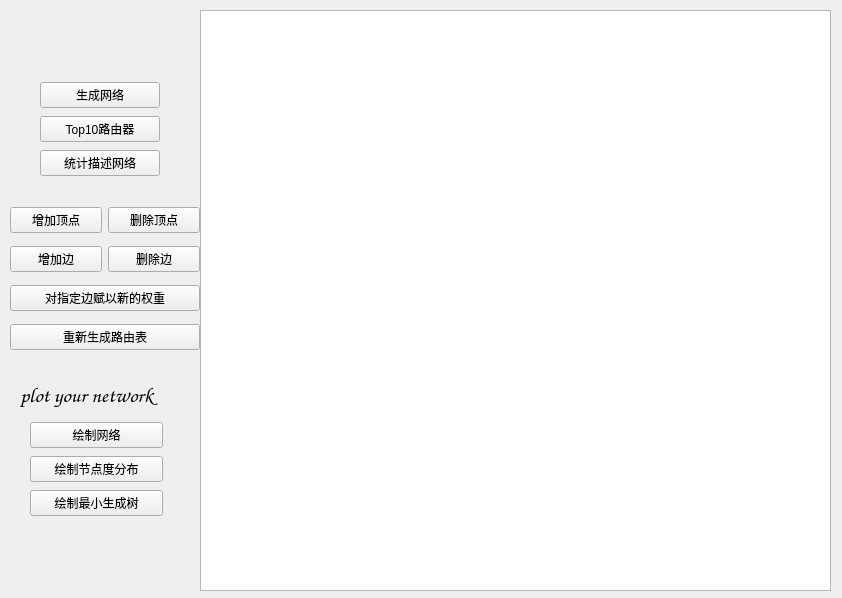
<?xml version="1.0" encoding="UTF-8"?>
<ui version="4.0">
 <class>MainWindow</class>
 <widget class="QMainWindow" name="MainWindow">
  <property name="geometry">
   <rect>
    <x>0</x>
    <y>0</y>
    <width>842</width>
    <height>598</height>
   </rect>
  </property>
  <property name="windowTitle">
   <string>myApp</string>
  </property>
  <widget class="QWidget" name="centralwidget">
   <widget class="QWidget" name="layoutWidget">
    <property name="geometry">
     <rect>
      <x>40</x>
      <y>80</y>
      <width>120</width>
      <height>100</height>
     </rect>
    </property>
    <layout class="QVBoxLayout" name="verticalLayout">
     <item>
      <widget class="QPushButton" name="create_graph">
       <property name="text">
        <string>生成网络</string>
       </property>
      </widget>
     </item>
     <item>
      <widget class="QPushButton" name="top_router">
       <property name="text">
        <string>Top10路由器</string>
       </property>
      </widget>
     </item>
     <item>
      <widget class="QPushButton" name="describe_graph">
       <property name="text">
        <string>统计描述网络</string>
       </property>
      </widget>
     </item>
    </layout>
   </widget>
   <widget class="QWidget" name="layoutWidget">
    <property name="geometry">
     <rect>
      <x>10</x>
      <y>200</y>
      <width>190</width>
      <height>161</height>
     </rect>
    </property>
    <layout class="QGridLayout" name="gridLayout_2">
     <item row="0" column="0">
      <widget class="QPushButton" name="addV">
       <property name="text">
        <string>增加顶点</string>
       </property>
      </widget>
     </item>
     <item row="1" column="0">
      <widget class="QPushButton" name="addE">
       <property name="text">
        <string>增加边</string>
       </property>
      </widget>
     </item>
     <item row="2" column="0" colspan="2">
      <widget class="QPushButton" name="change_weight">
       <property name="text">
        <string>对指定边赋以新的权重</string>
       </property>
      </widget>
     </item>
     <item row="3" column="0" colspan="2">
      <widget class="QPushButton" name="routing_table">
       <property name="text">
        <string>重新生成路由表</string>
       </property>
      </widget>
     </item>
     <item row="1" column="1">
      <widget class="QPushButton" name="delE">
       <property name="text">
        <string>删除边</string>
       </property>
      </widget>
     </item>
     <item row="0" column="1">
      <widget class="QPushButton" name="delV">
       <property name="text">
        <string>删除顶点</string>
       </property>
      </widget>
     </item>
    </layout>
   </widget>
   <widget class="QTextEdit" name="textEdit">
    <property name="geometry">
     <rect>
      <x>200</x>
      <y>10</y>
      <width>631</width>
      <height>581</height>
     </rect>
    </property>
   </widget>
   <widget class="QLabel" name="label">
    <property name="geometry">
     <rect>
      <x>20</x>
      <y>370</y>
      <width>171</width>
      <height>51</height>
     </rect>
    </property>
    <property name="font">
     <font>
      <family>Zapfino</family>
      <pointsize>16</pointsize>
      <weight>50</weight>
      <italic>true</italic>
      <bold>false</bold>
     </font>
    </property>
    <property name="text">
     <string>plot your network</string>
    </property>
   </widget>
   <widget class="QWidget" name="layoutWidget">
    <property name="geometry">
     <rect>
      <x>30</x>
      <y>420</y>
      <width>133</width>
      <height>100</height>
     </rect>
    </property>
    <layout class="QGridLayout" name="gridLayout">
     <item row="2" column="0">
      <widget class="QPushButton" name="draw_degree">
       <property name="text">
        <string>绘制节点度分布</string>
       </property>
      </widget>
     </item>
     <item row="1" column="0">
      <widget class="QPushButton" name="draw_network">
       <property name="text">
        <string>绘制网络</string>
       </property>
      </widget>
     </item>
     <item row="3" column="0">
      <widget class="QPushButton" name="draw_min_tree">
       <property name="text">
        <string>绘制最小生成树</string>
       </property>
      </widget>
     </item>
    </layout>
   </widget>
   <widget class="QLabel" name="label_2">
    <property name="geometry">
     <rect>
      <x>10</x>
      <y>20</y>
      <width>181</width>
      <height>41</height>
     </rect>
    </property>
    <property name="text">
     <string/>
    </property>
    <property name="pixmap">
     <pixmap resource="res.qrc">:/images/image/networkx.jpg</pixmap>
    </property>
    <property name="scaledContents">
     <bool>true</bool>
    </property>
   </widget>
  </widget>
 </widget>
 <resources>
  <include location="res.qrc"/>
 </resources>
 <connections/>
</ui>
